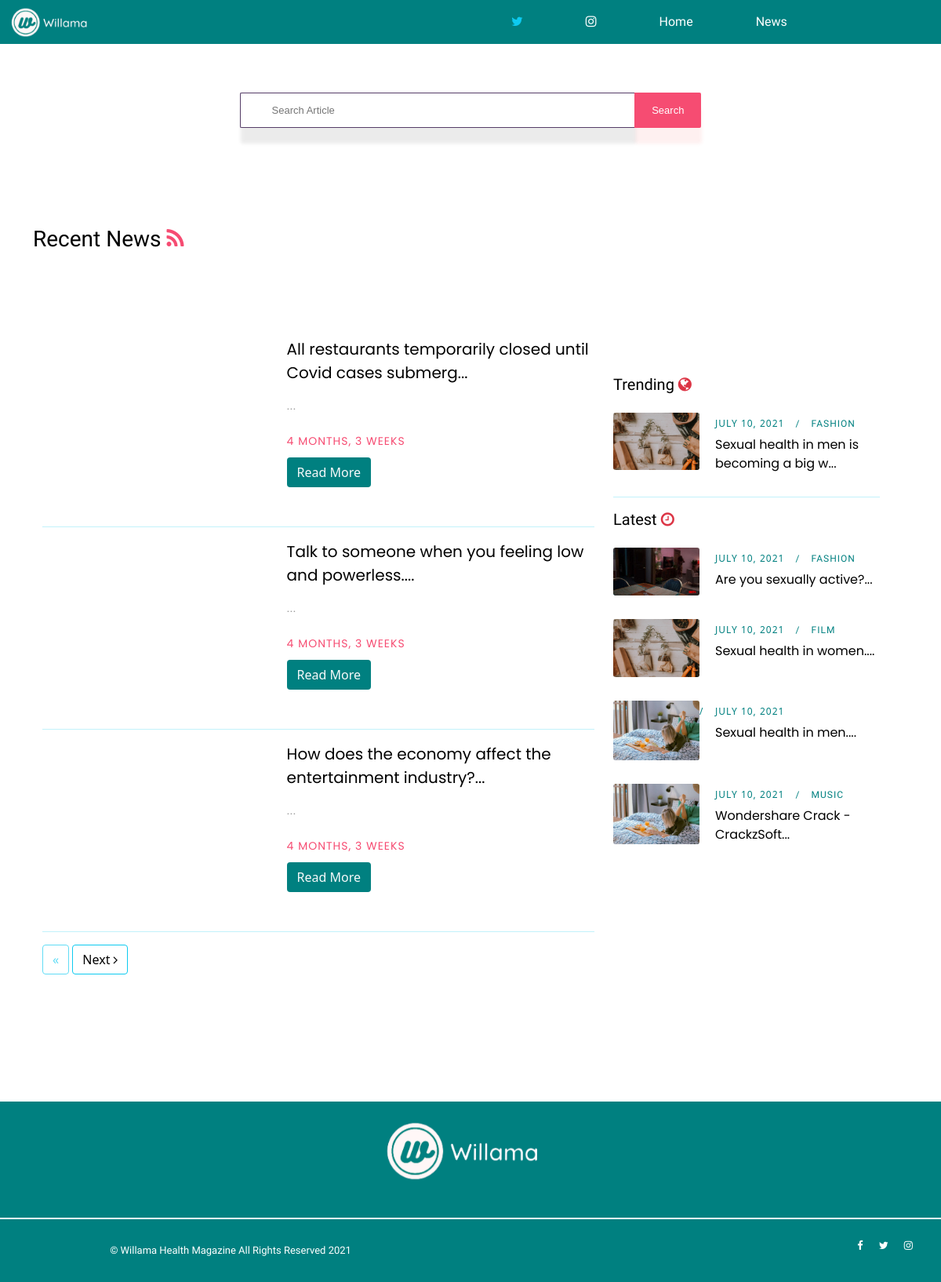
Page /news on the committed database.
### blog/models.py (models this page shows, shortened)
class News(models.Model):
    title       =   models.CharField(max_length=255, unique=True)
    blog_img    =   models.ImageField(upload_to="blog_pics/", null=True, blank=True)
    img_credits =   models.CharField(max_length=255, null=True)
    slug        =   models.SlugField(max_length=250, null=True, blank=True, unique=True)
    author      =   models.CharField(max_length=100, default='Menim')
    updated_on  =   models.DateTimeField(auto_now=True)
    body        =   tinymce_models.HTMLField()
    created_on  =   models.DateTimeField(auto_now_add=True)
    status      =   models.IntegerField(choices=STATUS, default=0)
    blog_type   =   models.IntegerField(choices=TYPE, default=0)
    class Meta:
        ordering    =   ['-created_on']
        verbose_name_plural =   'News'
    def get_absolute_url(self):
        return reverse('news-detail', args=[self.slug])

class Post(models.Model):
    title       =   models.CharField(max_length=255, unique=True)
    blog_img    =   models.ImageField(upload_to="blog_pics/", null=True, blank=True)
    img_credits =   models.CharField(max_length=255, null=True)
    slug        =   models.SlugField(max_length=250, null=True, blank=True, unique=True)
    author      =   models.CharField(max_length=100, default='Menim')
    updated_on  =   models.DateTimeField(auto_now=True)
    body        =   tinymce_models.HTMLField()
    created_on  =   models.DateTimeField(auto_now_add=True)
    status      =   models.IntegerField(choices=STATUS, default=0)
    blog_type   =   models.IntegerField(choices=TYPE, default=0)
    categories  =   models.ManyToManyField(Category, related_name='posts')
    class Meta:
        ordering    =   ['-created_on']

class Category(models.Model):
    title   =   models.CharField(max_length=20, unique=True, null=True)
    slug        =   models.SlugField(max_length=250, unique=True,null=True)
    class Meta:
        verbose_name_plural =   'categories'

### blog/views.py (the view)
# urls.py: path('news', views.news, name='news'),
def news(request, *args, **kwargs):
    posts       =   News.objects.all()
    search_post =   request.GET.get('q')
    latest      =   Post.objects.order_by('-created_on')[0:4]
    adverts     =   Advert.objects.all()[0:1]
    trending    =   Post.objects.filter(blog_type=2, status=1).order_by('-created_on')[0:3]
    if search_post:
        posts       =   News.objects.filter(Q(title__icontains=search_post)|Q(body__icontains=search_post)).distinct()
    else:
        posts   =   News.objects.filter(status=1).order_by('-created_on')
    paginator   = Paginator(posts, 3)
    page        =   request.GET.get('page')
    try:
        posts   =   paginator.page(page)
    except PageNotAnInteger:
        posts   =   paginator.page(1)
    except EmptyPage:
        posts   =   paginator.page(paginator.num_pages)
    context     =   {
        'posts':posts,
        'latest':latest,
        'adverts':adverts,
        'trending':trending,
    }
    return render(request, 'news.html', context)

### blog/templates/news.html (shortened to what this page needs)
{% extends "base.html" %} {% load crispy_forms_tags %} {% load static %} {% block title %}Willama Health Magazine - News & Events{% endblock %}
{% block content %}
<section class="search">
    <form class="form-search" method="get" action="{% url 'news' %}">
        <input type="search" name="q" placeholder="Search Article">
        <button type="submit">Search</button>
    </form>
</section>
<section class="recent-news">
    <div class="container">
        <div class="col-12">
            <h3>Recent News <i class="fa fa-rss text-unique"></i></h3>
        </div>
        <div class="roberto-news-area section-padding-100-0">
            <div class="container">
                <div class="row justify-content-center">
                    <div class="col-12 col-lg-8">
                        {% for post in posts %}
                        <div class="single-blog-post d-flex align-items-center mb-50 wow fadeInUp"
                            data-wow-delay="100ms">
                            <div class="post-thumbnail">
                                {% if post.blog_img %}
                                <a href="#"><img src="{{ post.blog_img.url }}" alt=""></a>
                                {% endif %}
                            </div>
                            <div class="post-content">
                                <a href="{{post.get_absolute_url}}"
                                    class="post-title">{{ post.title|slice:":60"|safe }}...</a>
                                <p>{{ post.body|slice:":200"|safe }}...</p>
                                <div class="post-meta">
                                    <a href="#" class="post-author">{{ post.created_on|timesince }}</a>
                                </div>
                                <a href="{{post.get_absolute_url}}" class="btn btn-unique text-light">Read
                                    More</a>
                            </div>
                        </div>
                        <hr class="bg-info"> {% endfor %}
                        {% if posts.has_other_pages %}
                        <nav class="roberto-pagination wow fadeInUp mb-100" data-wow-delay="600ms">
                            <ul class="pagination">
                                {% if posts.has_previous %}
                                <li class="page-item"><a class="btn btn-outline-info"
                                        href="?page={{ posts.previous_page_number }}{% if request.GET.get.q %}&q={{ request.GET.get.q }}{% endif %}"><i
                                            class="fa fa-angle-left"></i> Previous</a></li>
                                {% else %}
                                <li class="disabled btn btn-outline-info"><span>&laquo;</span></li>&nbsp; {% endif %}
                                {% if posts.has_next %}
                                <li class="page-item"><a class="btn btn-outline-info"
                                        href="?page={{ posts.next_page_number }}{% if request.GET.get.q %}&q={{ request.GET.get.q }}{% endif %}">Next
                                        <i class="fa fa-angle-right"></i></a></li> {% else %} &nbsp;
                                <li class="disabled btn btn-outline-info"><span>&raquo;</span></li>
                                {% endif %}
                            </ul>
                        </nav>
                        {% endif %}
                    </div>
                    <div class="col-12 col-sm-8 col-md-6 col-lg-4 py-5 section-padding-100-70">
                        <div class="roberto-sidebar-area pl-md-4">
                            <div class="col-12 mb-4">
                                <h5>Trending <i class="fa fa-globe text-danger"></i></h5>
                            </div>
                            {% for post in trending %}
                            <div class="single-recent-post d-flex">
                                <div class="post-thumb">
                                    {% if post.blog_img %}
                                    <a href="#"><img src="{{ post.blog_img.url }}" alt=""></a>
                                    {% endif %}
                                </div>
                                <div class="post-content">
                                    <div class="post-meta">
                                        <a href="#" class="post-author">{{ post.created_on.date }}</a>
                                        {% for cat in post.categories.all %}
                                        <a href="{% url 'blog_category' cat.slug %}" class="post-tutorial"
                                            style="font-family: 'Archivo Narrow', sans-serif;">{{ cat.title }}</a>
                                        {% endfor %}
                                    </div>
                                    <a href="{% url 'article-detail' post.slug %}" class="post-title"
                                        style="font-family: 'Poppins', sans-serif;">{{ post.title|slice:":40"|safe }}...</a>
                                </div>
                            </div>
                            {% endfor %}
                            <hr class="bg-info">
                            <div class="col-12 mb-4">
                                <h5>Latest <i class="fa fa-clock-o text-danger"></i></h5>
                            </div>
                            {% for post in latest %}
                            <div class="single-recent-post d-flex">
                                <div class="post-thumb">
                                    {% if post.blog_img %}
                                    <a href="#"><img src="{{ post.blog_img.url }}" alt=""></a>
                                    {% endif %}
                                </div>
                                <div class="post-content">
                                    <div class="post-meta">
                                        <a href="#" class="post-author">{{ post.created_on.date }}</a>
                                        {% for cat in post.categories.all %}
                                        <a href="{% url 'blog_category' cat.slug %}" class="post-tutorial"
                                            style="font-family: 'Archivo Narrow', sans-serif;">{{ cat.title }}</a>
                                        {% endfor %}
                                    </div>
                                    <a href="{% url 'article-detail' post.slug %}" class="post-title"
                                        style="font-family: 'Poppins', sans-serif;">{{ post.title|slice:":40"|safe }}...</a>
                                </div>
                            </div>
                            {% endfor %}
                        </div>
                    </div>
                </div>
            </div>
        </div>
    </div>
</section>
{% endblock content %}

### static/css/design.css (style rules this page uses)
* { margin: 0; padding: 0; max-width: 100%; box-sizing: border-box; }
body { font-family: "Poppins", sans-serif; font-size: 14px; }
h1, h2, h3, h4, h5, h6 { font-family: "Archivo Narrow", sans-serif; color: #000000; line-height: 1.3; font-weight: 500; }
p { font-family: "Archivo Narrow", sans-serif; color: #969696; font-size: 15px; line-height: 2; font-weight: 400; }
ul, ol { margin: 0; }
ul li, ol li { list-style: none; }
img { height: auto; max-width: 100%; }
.mb-50 { margin-bottom: 50px !important; }
.mb-100 { margin-bottom: 100px !important; }
section { padding: 3.9rem 0; }
.section-padding-100-0 { padding-top: 100px; padding-bottom: 0; }
.section-padding-100-70 { padding-top: 100px; padding-bottom: 70px; }
.recent-news .text-unique { color: #F64C72; }
.roberto-news-area a { color: #000000; text-decoration: none; }
.single-blog-post { position: relative; z-index: 1; }
.single-blog-post .post-thumbnail { position: relative; z-index: 1; -webkit-box-flex: 0; -ms-flex: 0 0 40%; flex: 0 0 40%; max-width: 40%; width: 40%; }
.single-blog-post .post-thumbnail a { display: block; }
.single-blog-post .post-content { position: relative; z-index: 1; -webkit-box-flex: 0; -ms-flex: 0 0 60%; flex: 0 0 60%; max-width: 60%; width: 60%; padding-left: 30px; }
.single-blog-post .post-content .post-title { font-size: 20px; font-family: 'Poppins', sans-serif; line-height: 1.5; display: block; margin-bottom: 15px; }
.single-blog-post .post-content .post-meta { position: relative; z-index: 1; margin-bottom: 10px; }
.single-blog-post .post-content .post-meta a { position: relative; z-index: 1; font-size: 14px; color: #F64C72; display: inline-block; margin-right: 30px; letter-spacing: 1px; text-transform: uppercase; font-family: 'Poppins', sans-serif; }
.single-blog-post .post-content .btn-unique { background-color: teal; }
.single-blog-post .post-content .post-meta a:last-child { margin-right: 0; }
.single-blog-post .post-content .post-meta a:last-child::before { position: absolute; top: 0; left: -20px; z-index: 1; }
.single-blog-post .post-content p { margin-bottom: 20px; line-height: 1.6; }
.pagination { position: relative; z-index: 1; }
.single-recent-post { position: relative; z-index: 1; margin-bottom: 30px; }
.single-recent-post:last-child { margin-bottom: 0; }
.single-recent-post .post-thumb { -webkit-box-flex: 0; -ms-flex: 0 0 110px; flex: 0 0 110px; max-width: 110px; width: 110px; margin-right: 20px; }
.single-recent-post .post-thumb img { border-radius: 3px; }
.single-recent-post .post-content .post-title { font-size: 16px; display: block; margin-bottom: 0; }
.single-recent-post .post-content .post-meta { position: relative; z-index: 1; margin-bottom: 5px; }
.single-recent-post .post-content .post-meta a { position: relative; z-index: 1; font-size: 12px; color: teal; display: inline-block; margin-right: 30px; letter-spacing: 1px; text-transform: uppercase; }
.single-recent-post .post-content .post-meta a:last-child { margin-right: 0; }
.single-recent-post .post-content .post-meta a:last-child::before { content: '/'; position: absolute; top: 0; left: -20px; z-index: 1; }
.post-meta a { text-decoration: none; }
.form-search { margin: 0 auto; text-align: center; font: bold 13px sans-serif; max-width: 70%; position: relative; }
.form-search input { width: 60%; box-sizing: border-box; border-bottom-left-radius: 2px; border-top-left-radius: 2px; background-color: #ffffff; box-shadow: 1px 20px 4px 0 rgba(0, 0, 0, 0.08); padding: 14px 15px 14px 40px; border: 1px solid #553D67; ; border-right: 0; color: teal; outline: none; -webkit-appearance: none; }
.form-search button { border-bottom-right-radius: 2px; border-top-right-radius: 2px; background-color: #F64C72; box-shadow: 1px 20px 4px 0 rgba(248, 61, 61, 0.08); color: #ffffff; padding: 15px 22px; margin-left: -4px; cursor: pointer; border: none; outline: none; }

### rows in the picture
News: title "All restaurants temporarily closed until Covid cases submerg", created_on "4 MONTHS, 3 WEEKS"
News: title "Talk to someone when you feeling low and powerless.", created_on "4 MONTHS, 3 WEEKS"
News: title "How does the economy affect the entertainment industry?", created_on "4 MONTHS, 3 WEEKS"
Post: blog_img (picture), created_on "JULY 10, 2021", title "Sexual health in men is becoming a big w"
Category: title "FASHION"
Post: blog_img (picture), created_on "JULY 10, 2021", title "Are you sexually active?"
Post: blog_img (picture), created_on "JULY 10, 2021", title "Sexual health in women."
Category: title "FILM"
Post: blog_img (picture), created_on "JULY 10, 2021", title "Sexual health in men."
Post: blog_img (picture), created_on "JULY 10, 2021", title "Wondershare Crack - CrackzSoft"
Category: title "MUSIC"
